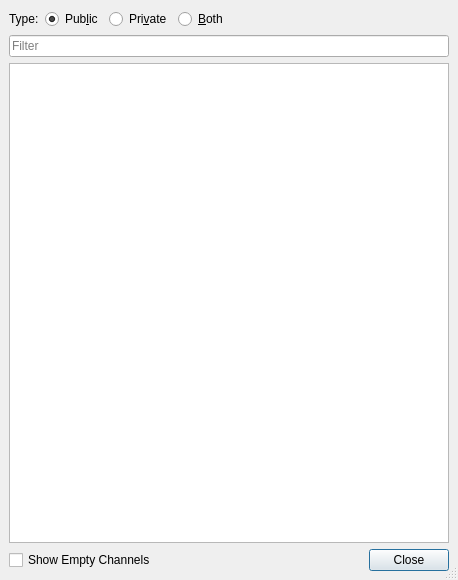
<?xml version="1.0" encoding="UTF-8"?>
<ui version="4.0">
 <class>FChannelListDialogUi</class>
 <widget class="QDialog" name="FChannelListDialogUi">
  <property name="geometry">
   <rect>
    <x>0</x>
    <y>0</y>
    <width>458</width>
    <height>580</height>
   </rect>
  </property>
  <property name="windowTitle">
   <string>Channels</string>
  </property>
  <property name="sizeGripEnabled">
   <bool>true</bool>
  </property>
  <layout class="QVBoxLayout" name="verticalLayout">
   <item>
    <layout class="QHBoxLayout" name="horizontalLayout">
     <property name="sizeConstraint">
      <enum>QLayout::SetFixedSize</enum>
     </property>
     <item>
      <widget class="QLabel" name="label">
       <property name="sizePolicy">
        <sizepolicy hsizetype="Minimum" vsizetype="Minimum">
         <horstretch>0</horstretch>
         <verstretch>0</verstretch>
        </sizepolicy>
       </property>
       <property name="text">
        <string>Type:</string>
       </property>
      </widget>
     </item>
     <item>
      <widget class="QRadioButton" name="chTypePublic">
       <property name="text">
        <string>Pub&amp;lic</string>
       </property>
       <property name="checked">
        <bool>true</bool>
       </property>
      </widget>
     </item>
     <item>
      <widget class="QRadioButton" name="chTypePrivate">
       <property name="text">
        <string>Pri&amp;vate</string>
       </property>
      </widget>
     </item>
     <item>
      <widget class="QRadioButton" name="chTypeBoth">
       <property name="text">
        <string>&amp;Both</string>
       </property>
       <property name="checked">
        <bool>false</bool>
       </property>
      </widget>
     </item>
     <item>
      <spacer name="horizontalSpacer">
       <property name="orientation">
        <enum>Qt::Horizontal</enum>
       </property>
       <property name="sizeHint" stdset="0">
        <size>
         <width>40</width>
         <height>20</height>
        </size>
       </property>
      </spacer>
     </item>
    </layout>
   </item>
   <item>
    <widget class="QLineEdit" name="chFilterText">
     <property name="placeholderText">
      <string>Filter</string>
     </property>
    </widget>
   </item>
   <item>
    <widget class="QTableView" name="chTable">
     <property name="editTriggers">
      <set>QAbstractItemView::NoEditTriggers</set>
     </property>
     <property name="showDropIndicator" stdset="0">
      <bool>false</bool>
     </property>
     <property name="dragDropOverwriteMode">
      <bool>false</bool>
     </property>
     <property name="alternatingRowColors">
      <bool>true</bool>
     </property>
     <property name="selectionMode">
      <enum>QAbstractItemView::ExtendedSelection</enum>
     </property>
     <property name="selectionBehavior">
      <enum>QAbstractItemView::SelectRows</enum>
     </property>
     <property name="iconSize">
      <size>
       <width>16</width>
       <height>16</height>
      </size>
     </property>
     <property name="gridStyle">
      <enum>Qt::NoPen</enum>
     </property>
     <property name="sortingEnabled">
      <bool>true</bool>
     </property>
     <attribute name="horizontalHeaderMinimumSectionSize">
      <number>16</number>
     </attribute>
     <attribute name="horizontalHeaderShowSortIndicator" stdset="0">
      <bool>true</bool>
     </attribute>
     <attribute name="horizontalHeaderStretchLastSection">
      <bool>true</bool>
     </attribute>
     <attribute name="verticalHeaderVisible">
      <bool>false</bool>
     </attribute>
     <attribute name="verticalHeaderShowSortIndicator" stdset="0">
      <bool>false</bool>
     </attribute>
     <attribute name="verticalHeaderStretchLastSection">
      <bool>false</bool>
     </attribute>
    </widget>
   </item>
   <item>
    <layout class="QHBoxLayout" name="horizontalLayout_2">
     <item>
      <widget class="QCheckBox" name="chShowEmpty">
       <property name="text">
        <string>Show Empty Channels</string>
       </property>
      </widget>
     </item>
     <item>
      <widget class="QDialogButtonBox" name="buttonBox">
       <property name="sizePolicy">
        <sizepolicy hsizetype="MinimumExpanding" vsizetype="Fixed">
         <horstretch>0</horstretch>
         <verstretch>0</verstretch>
        </sizepolicy>
       </property>
       <property name="standardButtons">
        <set>QDialogButtonBox::Close</set>
       </property>
      </widget>
     </item>
    </layout>
   </item>
  </layout>
 </widget>
 <layoutdefault spacing="6" margin="9"/>
 <tabstops>
  <tabstop>chTypePublic</tabstop>
  <tabstop>chTypePrivate</tabstop>
  <tabstop>chTypeBoth</tabstop>
  <tabstop>chFilterText</tabstop>
  <tabstop>chTable</tabstop>
  <tabstop>buttonBox</tabstop>
 </tabstops>
 <resources/>
 <connections>
  <connection>
   <sender>buttonBox</sender>
   <signal>rejected()</signal>
   <receiver>FChannelListDialogUi</receiver>
   <slot>hide()</slot>
   <hints>
    <hint type="sourcelabel">
     <x>450</x>
     <y>572</y>
    </hint>
    <hint type="destinationlabel">
     <x>199</x>
     <y>289</y>
    </hint>
   </hints>
  </connection>
 </connections>
</ui>
